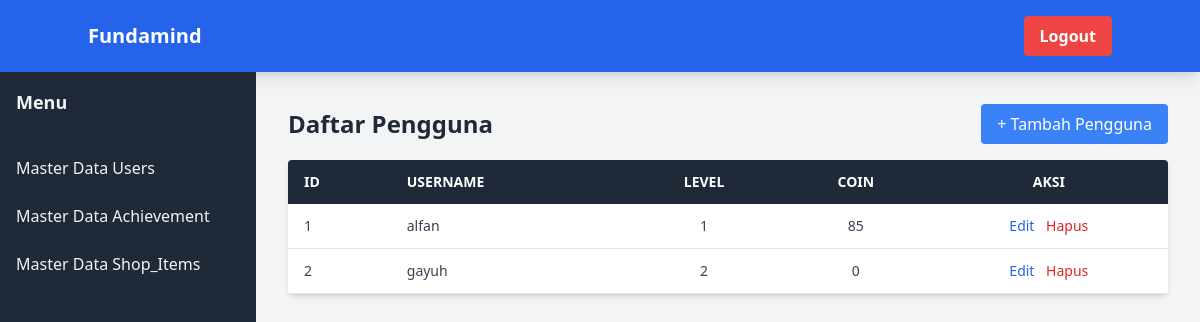
Screenshot of /pages/admin/users_list.php with the database file from the repository.
### tables this page shows
CREATE TABLE `users` (
  `id_user` int NOT NULL,
  `username` varchar(50) NOT NULL,
  `password` varchar(255) NOT NULL,
  `avatar` enum('Ellipse_1.png','Ellipse_2.png','Ellipse_3.png','Ellipse_4.png','Ellipse_5.png') DEFAULT 'Ellipse_1.png',
  `bio` text,
  `level` int DEFAULT '1',
  `xp` int DEFAULT '0',
  `xp_next` int DEFAULT '100',
  `coin` int DEFAULT '0'
);

### pages/admin/users_list.php (the view, shortened to what this page needs)
<?php
include __DIR__ . '/../db.php';
$query = "SELECT id_user, username, level, xp, coin FROM users ORDER BY id_user ASC";
$result = mysqli_query($koneksi, $query);
?>
<!DOCTYPE html>
<html lang="en">
<head>
  <script src="https://cdn.tailwindcss.com"></script>
</head>
<body class="bg-gray-100 font-sans leading-normal tracking-normal">
  <?php include 'includes/navbar.php'; ?>
  <div class="flex">
    <?php include 'includes/sidebar.php'; ?>
    <div class="flex-1 p-8">
      <div class="container mx-auto">
        <div class="flex justify-between items-center mb-4">
          <h2 class="text-2xl font-bold text-gray-800">Daftar Pengguna</h2>
          <a href="index.php?modul=user&fitur=create" class="bg-blue-500 text-white px-4 py-2 rounded hover:bg-blue-600">
            + Tambah Pengguna
          </a>
        </div>
        <div class="bg-white shadow-md rounded overflow-x-auto">
          <table class="min-w-full table-auto">
            <thead class="bg-gray-800 text-white text-sm uppercase">
              <tr>
                <th class="px-4 py-3 text-left">ID</th>
                <th class="px-4 py-3 text-left">Username</th>
                <th class="px-4 py-3 text-center">Level</th>
                <th class="px-4 py-3 text-center">Coin</th>
                <th class="px-4 py-3 text-center">Aksi</th>
              </tr>
            </thead>
            <tbody class="text-gray-700 text-sm">
              <?php
              while ($user = mysqli_fetch_assoc($result)):
              ?>
                <tr class="border-b hover:bg-gray-50">
                  <td class="px-4 py-3"><?php echo $user['id_user']; ?></td>
                  <td class="px-4 py-3"><?php echo htmlspecialchars($user['username']); ?></td>
                  <td class="px-4 py-3 text-center"><?php echo $user['level']; ?></td>
                  <td class="px-4 py-3 text-center"><?php echo $user['coin']; ?></td>
                  <td class="px-4 py-3 text-center space-x-2">
                    <a href="index.php?modul=user&fitur=edit&id=<?php echo $user['id_user']; ?>" class="text-blue-600 hover:underline">Edit</a>
                    <a href="index.php?modul=user&fitur=delete&id=<?php echo $user['id_user']; ?>"
                      onclick="return confirm('Yakin ingin menghapus pengguna ini?')"
                      class="text-red-600 hover:underline">Hapus</a>
                  </td>
                </tr>
              <?php endwhile; ?>
            </tbody>
          </table>
        </div>
      </div>
    </div>
  </div>
</body>
</html>

### rows the page displays
users: id_user "1", username "alfan", level "1", coin "85"
users: id_user "2", username "gayuh", level "2", coin "0"
